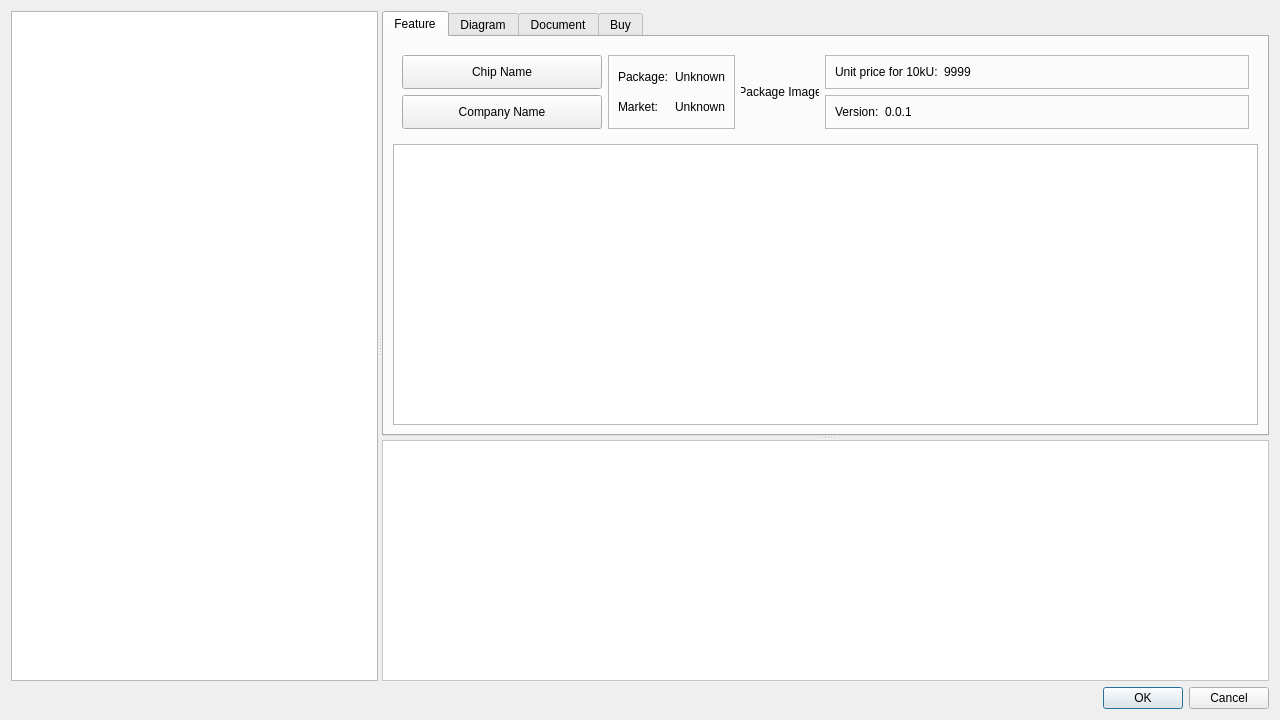
<?xml version="1.0" encoding="UTF-8"?>
<ui version="4.0">
 <class>choose_chip_dialog</class>
 <widget class="QDialog" name="choose_chip_dialog">
  <property name="geometry">
   <rect>
    <x>0</x>
    <y>0</y>
    <width>1280</width>
    <height>720</height>
   </rect>
  </property>
  <property name="windowTitle">
   <string>New project from Chip</string>
  </property>
  <layout class="QGridLayout" name="gridLayout_3">
   <item row="0" column="0">
    <widget class="QSplitter" name="splitter_2">
     <property name="orientation">
      <enum>Qt::Horizontal</enum>
     </property>
     <widget class="QTreeView" name="treeview_chip_filter">
      <property name="sizePolicy">
       <sizepolicy hsizetype="Fixed" vsizetype="Expanding">
        <horstretch>0</horstretch>
        <verstretch>0</verstretch>
       </sizepolicy>
      </property>
     </widget>
     <widget class="QSplitter" name="splitter">
      <property name="orientation">
       <enum>Qt::Vertical</enum>
      </property>
      <widget class="QTabWidget" name="tabwidget">
       <property name="currentIndex">
        <number>0</number>
       </property>
       <widget class="QWidget" name="tab_feature">
        <attribute name="title">
         <string>Feature</string>
        </attribute>
        <layout class="QGridLayout" name="gridLayout_7">
         <item row="0" column="0">
          <widget class="QFrame" name="frame_2">
           <property name="frameShape">
            <enum>QFrame::NoFrame</enum>
           </property>
           <property name="frameShadow">
            <enum>QFrame::Raised</enum>
           </property>
           <layout class="QGridLayout" name="gridLayout_6">
            <item row="0" column="0">
             <widget class="QPushButton" name="pushbutton_name">
              <property name="sizePolicy">
               <sizepolicy hsizetype="Minimum" vsizetype="Preferred">
                <horstretch>0</horstretch>
                <verstretch>0</verstretch>
               </sizepolicy>
              </property>
              <property name="minimumSize">
               <size>
                <width>200</width>
                <height>0</height>
               </size>
              </property>
              <property name="text">
               <string>Chip Name</string>
              </property>
             </widget>
            </item>
            <item row="0" column="2" rowspan="3">
             <widget class="QLabel" name="label_package_image">
              <property name="enabled">
               <bool>true</bool>
              </property>
              <property name="sizePolicy">
               <sizepolicy hsizetype="Expanding" vsizetype="Expanding">
                <horstretch>0</horstretch>
                <verstretch>0</verstretch>
               </sizepolicy>
              </property>
              <property name="minimumSize">
               <size>
                <width>0</width>
                <height>0</height>
               </size>
              </property>
              <property name="maximumSize">
               <size>
                <width>78</width>
                <height>78</height>
               </size>
              </property>
              <property name="sizeIncrement">
               <size>
                <width>0</width>
                <height>0</height>
               </size>
              </property>
              <property name="baseSize">
               <size>
                <width>0</width>
                <height>0</height>
               </size>
              </property>
              <property name="text">
               <string>Package Image</string>
              </property>
              <property name="scaledContents">
               <bool>true</bool>
              </property>
              <property name="alignment">
               <set>Qt::AlignCenter</set>
              </property>
             </widget>
            </item>
            <item row="0" column="3">
             <widget class="QFrame" name="frame_3">
              <property name="sizePolicy">
               <sizepolicy hsizetype="Expanding" vsizetype="Preferred">
                <horstretch>0</horstretch>
                <verstretch>0</verstretch>
               </sizepolicy>
              </property>
              <property name="frameShape">
               <enum>QFrame::StyledPanel</enum>
              </property>
              <property name="frameShadow">
               <enum>QFrame::Raised</enum>
              </property>
              <layout class="QGridLayout" name="gridLayout_2">
               <item row="0" column="0">
                <widget class="QLabel" name="label_4">
                 <property name="text">
                  <string>Unit price for 10kU:</string>
                 </property>
                </widget>
               </item>
               <item row="0" column="1">
                <widget class="QLabel" name="label_price">
                 <property name="sizePolicy">
                  <sizepolicy hsizetype="Expanding" vsizetype="Preferred">
                   <horstretch>0</horstretch>
                   <verstretch>0</verstretch>
                  </sizepolicy>
                 </property>
                 <property name="text">
                  <string notr="true">9999</string>
                 </property>
                </widget>
               </item>
              </layout>
             </widget>
            </item>
            <item row="1" column="3" rowspan="2">
             <widget class="QFrame" name="frame_4">
              <property name="sizePolicy">
               <sizepolicy hsizetype="Expanding" vsizetype="Preferred">
                <horstretch>0</horstretch>
                <verstretch>0</verstretch>
               </sizepolicy>
              </property>
              <property name="frameShape">
               <enum>QFrame::StyledPanel</enum>
              </property>
              <property name="frameShadow">
               <enum>QFrame::Raised</enum>
              </property>
              <layout class="QGridLayout" name="gridLayout_4">
               <item row="0" column="0">
                <widget class="QLabel" name="label_6">
                 <property name="text">
                  <string>Version:</string>
                 </property>
                </widget>
               </item>
               <item row="0" column="1">
                <widget class="QLabel" name="label_versions">
                 <property name="sizePolicy">
                  <sizepolicy hsizetype="Expanding" vsizetype="Preferred">
                   <horstretch>0</horstretch>
                   <verstretch>0</verstretch>
                  </sizepolicy>
                 </property>
                 <property name="text">
                  <string notr="true">0.0.1</string>
                 </property>
                </widget>
               </item>
              </layout>
             </widget>
            </item>
            <item row="0" column="1" rowspan="3">
             <widget class="QFrame" name="frame_5">
              <property name="sizePolicy">
               <sizepolicy hsizetype="Fixed" vsizetype="Preferred">
                <horstretch>0</horstretch>
                <verstretch>0</verstretch>
               </sizepolicy>
              </property>
              <property name="frameShape">
               <enum>QFrame::StyledPanel</enum>
              </property>
              <property name="frameShadow">
               <enum>QFrame::Raised</enum>
              </property>
              <layout class="QGridLayout" name="gridLayout_5">
               <item row="2" column="1">
                <widget class="QLabel" name="label_market_status">
                 <property name="sizePolicy">
                  <sizepolicy hsizetype="Minimum" vsizetype="Preferred">
                   <horstretch>0</horstretch>
                   <verstretch>0</verstretch>
                  </sizepolicy>
                 </property>
                 <property name="text">
                  <string>Unknown</string>
                 </property>
                </widget>
               </item>
               <item row="0" column="1">
                <widget class="QLabel" name="label_package">
                 <property name="text">
                  <string>Unknown</string>
                 </property>
                </widget>
               </item>
               <item row="2" column="0">
                <widget class="QLabel" name="label_2">
                 <property name="sizePolicy">
                  <sizepolicy hsizetype="Minimum" vsizetype="Preferred">
                   <horstretch>0</horstretch>
                   <verstretch>0</verstretch>
                  </sizepolicy>
                 </property>
                 <property name="text">
                  <string>Market:</string>
                 </property>
                </widget>
               </item>
               <item row="0" column="0">
                <widget class="QLabel" name="label_8">
                 <property name="text">
                  <string>Package:</string>
                 </property>
                </widget>
               </item>
              </layout>
             </widget>
            </item>
            <item row="1" column="0" rowspan="2">
             <widget class="QPushButton" name="pushbutton_company">
              <property name="sizePolicy">
               <sizepolicy hsizetype="Preferred" vsizetype="Preferred">
                <horstretch>0</horstretch>
                <verstretch>0</verstretch>
               </sizepolicy>
              </property>
              <property name="text">
               <string>Company Name</string>
              </property>
             </widget>
            </item>
           </layout>
          </widget>
         </item>
         <item row="1" column="0">
          <widget class="QTextBrowser" name="textbrowser_readme">
           <property name="font">
            <font>
             <family>JetBrains Mono</family>
            </font>
           </property>
           <property name="openExternalLinks">
            <bool>true</bool>
           </property>
           <property name="openLinks">
            <bool>true</bool>
           </property>
          </widget>
         </item>
        </layout>
       </widget>
       <widget class="QWidget" name="tab_diagram">
        <attribute name="title">
         <string>Diagram</string>
        </attribute>
       </widget>
       <widget class="QWidget" name="tab_document">
        <attribute name="title">
         <string>Document</string>
        </attribute>
       </widget>
       <widget class="QWidget" name="tab_buy">
        <attribute name="title">
         <string>Buy</string>
        </attribute>
       </widget>
      </widget>
      <widget class="QWidget" name="widget" native="true">
       <property name="styleSheet">
        <string notr="true">background-color: rgb(255, 255, 255);</string>
       </property>
       <layout class="QGridLayout" name="gridLayout">
        <item row="0" column="0">
         <widget class="QTableView" name="tableview_chip_infos">
          <attribute name="horizontalHeaderHighlightSections">
           <bool>false</bool>
          </attribute>
          <attribute name="verticalHeaderHighlightSections">
           <bool>false</bool>
          </attribute>
         </widget>
        </item>
       </layout>
      </widget>
     </widget>
    </widget>
   </item>
   <item row="1" column="0">
    <widget class="QDialogButtonBox" name="dialogbuttonbox">
     <property name="orientation">
      <enum>Qt::Horizontal</enum>
     </property>
     <property name="standardButtons">
      <set>QDialogButtonBox::Cancel|QDialogButtonBox::Ok</set>
     </property>
    </widget>
   </item>
  </layout>
 </widget>
 <resources/>
 <connections/>
</ui>
